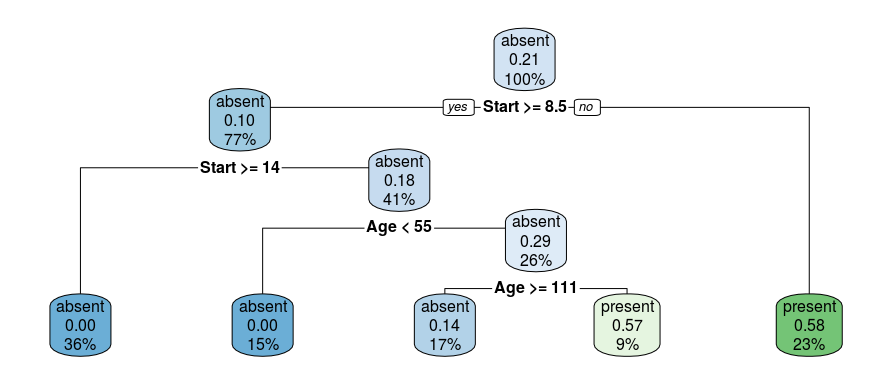

Recreate this plot in R.
library(rpart)
library(rpart.plot)
fit <- rpart(Kyphosis ~ Age + Number + Start, data = kyphosis)
rpart.plot(fit)
